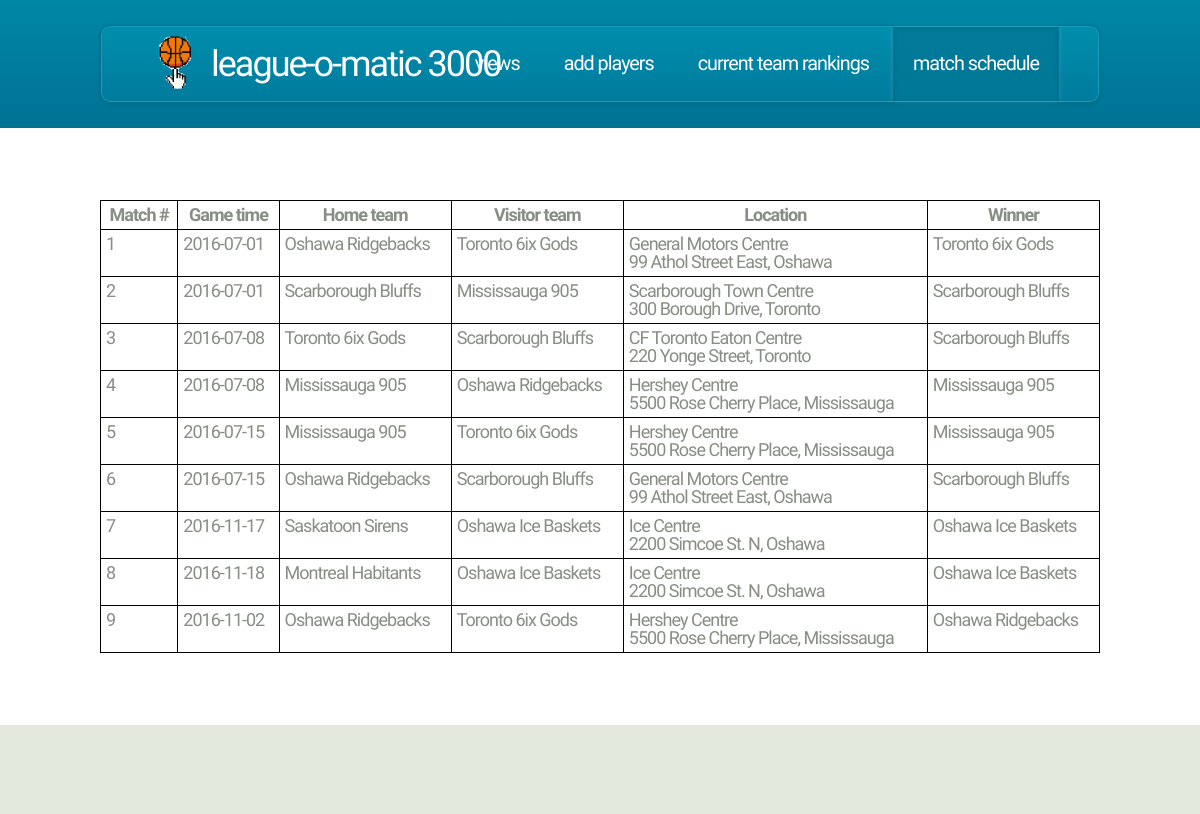
Page /MatchSchedulePage.php on the committed database.
### tables this page shows
CREATE TABLE `Schedule` (
  `MatchNo` int(11) NOT NULL,
  `GameTime` date NOT NULL,
  `VisitorTeamNo` int(11) NOT NULL,
  `HomeTeamNo` int(11) NOT NULL,
  `Arena` int(11) DEFAULT NULL,
  `WinningTeamNo` int(11) DEFAULT NULL
);

CREATE TABLE `Team` (
  `TeamNo` int(11) NOT NULL,
  `TeamName` varchar(20) DEFAULT NULL,
  `City` varchar(20) DEFAULT NULL,
  `HomeArena` int(11) DEFAULT NULL
);

CREATE TABLE `Arena` (
  `ArenaNo` int(11) NOT NULL,
  `ArenaName` varchar(30) DEFAULT NULL,
  `Address` varchar(50) DEFAULT NULL,
  `City` varchar(30) DEFAULT NULL
);

### MatchSchedulePage.php (the view, shortened to what this page needs)
<!DOCTYPE HTML>
<html>
	<head>
		<link rel="stylesheet" href="assets/css/main.css" />
	</head>
	<body>
		<div id="page-wrapper">
			<div id="header-wrapper">
				<div class="container">
					<div class="row">
						<div class="12u">
							<header id="header">
								<h1><img src="images/BBLogo-4.gif" style="float:left;width:70px;height:70px;" href="index.html" class="current-page-item" id="logo"><a href="index.html" class="current-page-item" id="logo">League-O-Matic 3000</a></h1>
								<nav id="nav">
									<a href="IntroPage.html">Views</a>
									<a href="MakeTeamPage.php">Add Players</a>
									<a href="CurrTeamRanks.php">Current Team Rankings</a>
									<a href="MatchSchedulePage.php" class="current-page-item">Match Schedule</a>
								</nav>
							</header>
						</div>
					</div>
				</div>
			</div>
			<div id="main">
				<div class="container">
					<div class="row main-row">
						<div class="12u">
							<section>
								<table>
									<?php
											$sql = mysqli_connect("localhost", "root", "x9fN#DXy", "LeagueData");
												die("Connection to MySQL database failed: " . $sql->connect_error);  ?>
									<tr>
										<th>Match #</th>
										<th>Game time</th>
										<th>Home team</th>
										<th>Visitor team</th>
										<th>Location</th>
										<th>Winner</th>
									</tr>
									<?php
										$result = mysqli_query($sql, "Select * from Schedule");
										if(mysqli_num_rows($result) > 0){
											while($row = mysqli_fetch_assoc($result)) :
									?>
										<tr>
											<td><?=$row['MatchNo']?></td>
											<td><?=$row['GameTime']?></td>
											<?php
												$hresult = mysqli_fetch_array(mysqli_query($sql, "Select TeamName, City from Team where TeamNo=" . $row['HomeTeamNo']));
												$vresult = mysqli_fetch_array(mysqli_query($sql, "Select TeamName, City from Team where TeamNo=" . $row['VisitorTeamNo']));
												$lresult = mysqli_fetch_array(mysqli_query($sql, "Select ArenaName, Address, City from Arena where ArenaNo=" . $row['Arena']));
												$wresult = mysqli_fetch_array(mysqli_query($sql, "Select TeamName, City from Team where TeamNo=" . $row['WinningTeamNo']));
											?>
											<td><a href="ViewTeamPlayers.php?submit=<?=$hresult['TeamName']?>"><?=$hresult['City']?> <?=$hresult['TeamName']?></a></td>
											<td><a href="ViewTeamPlayers.php?submit=<?=$vresult['TeamName']?>"><?=$vresult['City']?> <?=$vresult['TeamName']?></a></td>
											<td><?=$lresult['ArenaName']?><br /><?=$lresult['Address']?>, <?=$lresult['City']?></td>
											<td><a href="ViewTeamPlayers.php?submit=<?=$wresult['TeamName']?>"><?=$wresult['City']?> <?=$wresult['TeamName']?></a></td>
										</tr>
									<?php endwhile; ?>
								</table>
								<?php } mysqli_close($sql); ?>
							</section>
						</div>
					</div>
				</div>
			</div>
			<div id="footer-wrapper">
				<div class="container">
					<div class="row">
						<div class="12u">
						</div>
					</div>
				</div>
			</div>
		</div>
	</body>
</html>

### MatchSchedulePage.php (style rules this page uses)
table { border-collapse: collapse; width: 100%; }
table, th, td { border: 1px solid black; padding: 5px; }
th { font-weight: bold; }
a { color: inherit; text-decoration: none; }

### rows in the picture
schedule: MatchNo "1", GameTime "2016-07-01", HomeTeamNo.City "Oshawa", HomeTeamNo.TeamName "Ridgebacks", VisitorTeamNo.City "Toronto", VisitorTeamNo.TeamName "6ix Gods", Arena.ArenaName "General Motors Centre", Arena.Address "99 Athol Street East", Arena.City "Oshawa"
schedule: MatchNo "2", GameTime "2016-07-01", HomeTeamNo.City "Scarborough", HomeTeamNo.TeamName "Bluffs", VisitorTeamNo.City "Mississauga", VisitorTeamNo.TeamName "905", Arena.ArenaName "Scarborough Town Centre", Arena.Address "300 Borough Drive", Arena.City "Toronto"
schedule: MatchNo "3", GameTime "2016-07-08", HomeTeamNo.City "Toronto", HomeTeamNo.TeamName "6ix Gods", VisitorTeamNo.City "Scarborough", VisitorTeamNo.TeamName "Bluffs", Arena.ArenaName "CF Toronto Eaton Centre", Arena.Address "220 Yonge Street", Arena.City "Toronto"
schedule: MatchNo "4", GameTime "2016-07-08", HomeTeamNo.City "Mississauga", HomeTeamNo.TeamName "905", VisitorTeamNo.City "Oshawa", VisitorTeamNo.TeamName "Ridgebacks", Arena.ArenaName "Hershey Centre", Arena.Address "5500 Rose Cherry Place", Arena.City "Mississauga"
schedule: MatchNo "5", GameTime "2016-07-15", HomeTeamNo.City "Mississauga", HomeTeamNo.TeamName "905", VisitorTeamNo.City "Toronto", VisitorTeamNo.TeamName "6ix Gods", Arena.ArenaName "Hershey Centre", Arena.Address "5500 Rose Cherry Place", Arena.City "Mississauga"
schedule: MatchNo "6", GameTime "2016-07-15", HomeTeamNo.City "Oshawa", HomeTeamNo.TeamName "Ridgebacks", VisitorTeamNo.City "Scarborough", VisitorTeamNo.TeamName "Bluffs", Arena.ArenaName "General Motors Centre", Arena.Address "99 Athol Street East", Arena.City "Oshawa"
schedule: MatchNo "7", GameTime "2016-11-17", HomeTeamNo.City "Saskatoon", HomeTeamNo.TeamName "Sirens", VisitorTeamNo.City "Oshawa", VisitorTeamNo.TeamName "Ice Baskets", Arena.ArenaName "Ice Centre", Arena.Address "2200 Simcoe St. N", Arena.City "Oshawa"
schedule: MatchNo "8", GameTime "2016-11-18", HomeTeamNo.City "Montreal", HomeTeamNo.TeamName "Habitants", VisitorTeamNo.City "Oshawa", VisitorTeamNo.TeamName "Ice Baskets", Arena.ArenaName "Ice Centre", Arena.Address "2200 Simcoe St. N", Arena.City "Oshawa"
schedule: MatchNo "9", GameTime "2016-11-02", HomeTeamNo.City "Oshawa", HomeTeamNo.TeamName "Ridgebacks", VisitorTeamNo.City "Toronto", VisitorTeamNo.TeamName "6ix Gods", Arena.ArenaName "Hershey Centre", Arena.Address "5500 Rose Cherry Place", Arena.City "Mississauga"
